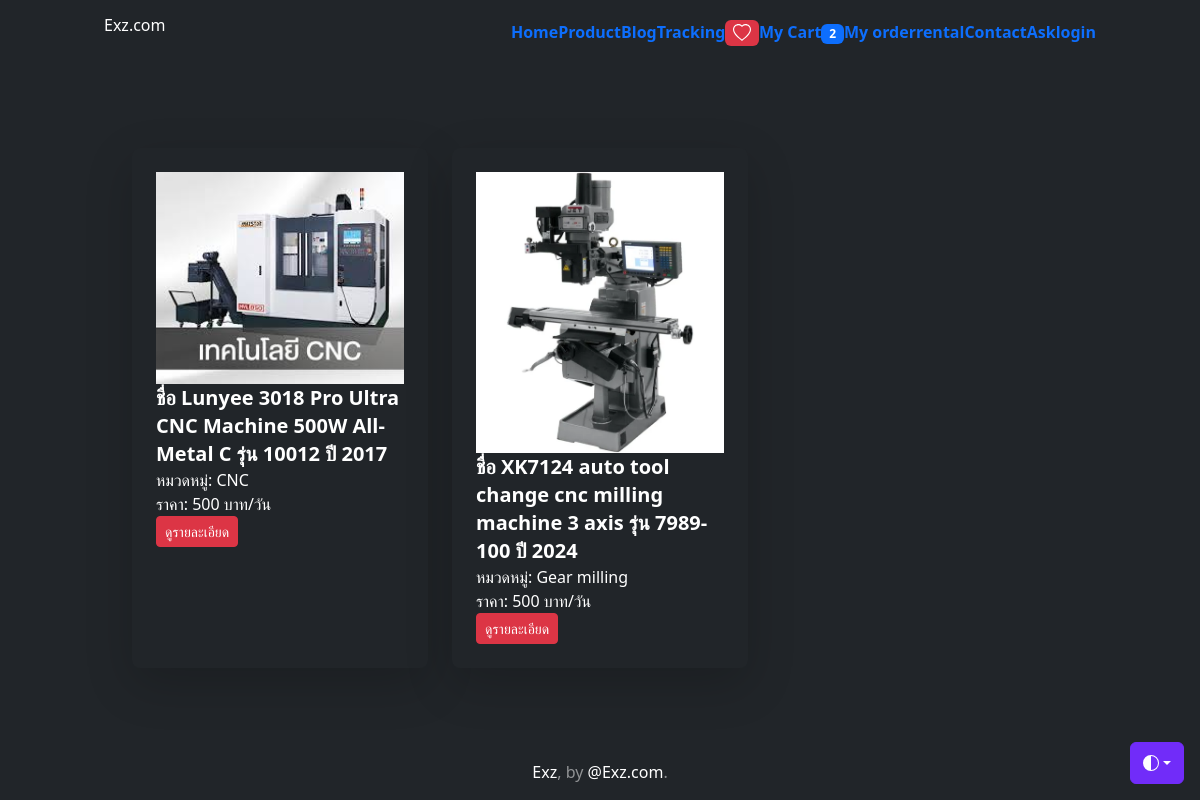
Page /mechines/ (signed in) on the committed database.
### myapp/models.py (models this page shows, shortened)
class Profile(models.Model):
    user = models.OneToOneField(User,on_delete=models.CASCADE)
    photo = models.ImageField(upload_to='profile_photo',null=True, blank=True)
    usertype = models.CharField(max_length=100,default='member')
    interested_in = models.CharField(max_length=100,null=True, blank=True)
    facebook = models.CharField(max_length=100,default='No Facebook')
    address = models.TextField(null=True, blank=True)
    tel = models.CharField(max_length=100,null=True,blank=True)
    cart_quantity = models.IntegerField(default=0)

class Machine(models.Model):
    MACHINE_TYPE =[
        ("cnc","CNC"),
        ("lathe","Lathe"),
        ("milling","Milling"),
        ("gear milling","Gear milling"),
    ]
    name = models.CharField(max_length=50)
    model = models.CharField(max_length=50)
    year = models.CharField(max_length=4)
    machine_type = models.CharField(max_length=100, choices=MACHINE_TYPE, default="CNC")
    images = models.ImageField(upload_to="machines", null=True, blank=True)
    price_per_day = models.IntegerField(default=0)
    price_discount = models.IntegerField(default=0, null=True, blank=True)
    earnest_money = models.IntegerField(default=1000, null=True, blank=True)
    available = models.BooleanField(default=True)

### myapp/views.py (the view)
# urls.py: path('mechines/',AllMachine, name='all-machine-page'),
def AllMachine(request):
    machines = Machine.objects.filter(available=True)
    context = {"machines": machines}
    return render(request, "myapp/machines.html", context)

### myapp/templates/myapp/machines.html (shortened to what this page needs)
{% extends 'myapp/base.html' %}
{% block content %}
    <div class="container mx-auto text-left">
        <div class="grid grid-cols-1 md:grid-cols-3 gap-4">
           {% for machine in machines %}
            <div class="bg-dark p-6 rounded-lg shadow-lg">
                {% if machine.images %}
                <img class="bd-placeholder-img card-img-top" width="100%" height="225" style="object-fit: cover;" src="{{ machine.images.url }}"></img>
                {% else %}
                <p>ไม่มีรูป</p>
                {% endif %}
                <h2 class="text-xl font-bold">ชื่อ {{ machine.name }} รุ่น {{ machine.model }} ปี {{ machine.year }}</h2>
                <p>หมวดหมู่: {{ machine.get_machine_type_display }}</p>
                <p>ราคา: {{ machine.price_per_day }} บาท/วัน</p>
                <a href="{% url 'machine-detail-page' machine.id %}" class="btn btn-danger btn-sm">ดูรายละเอียด</a>
            </div>
            {% endfor %}
        </div>
    </div>
{% endblock content %}

### myapp/templates/myapp/base.html (shortened to what this page needs)
<!doctype html>
<html lang="en" class="h-100" data-bs-theme="auto">
  <head><script src="https://getbootstrap.com/docs/5.3/assets/js/color-modes.js"></script>
    <link rel="stylesheet" href="https://cdn.jsdelivr.net/npm/@docsearch/css@3">
<link href="https://getbootstrap.com/docs/5.3/dist/css/bootstrap.min.css" rel="stylesheet">
    <link href="https://cdn.jsdelivr.net/npm/tailwindcss@2.2.19/dist/tailwind.min.css" rel="stylesheet">
    <link href="https://getbootstrap.com/docs/5.3/examples/cover/cover.css" rel="stylesheet">
  </head>
  <body class="d-flex h-100 text-center text-bg-dark">
    <div class="dropdown position-fixed bottom-0 end-0 mb-3 me-3 bd-mode-toggle">
      <button class="btn btn-bd-primary py-2 dropdown-toggle d-flex align-items-center"
              id="bd-theme"
              type="button"
              aria-expanded="false"
              data-bs-toggle="dropdown"
              aria-label="Toggle theme (auto)">
        <svg class="bi my-1 theme-icon-active" width="1em" height="1em"><use href="#circle-half"></use></svg>
      </button>
    </div>
<div class="container d-flex w-100 h-100 p-3 mx-auto flex-column">
  <header class="mb-auto">
    <div>
      <h1 class="float-md-start mb-0">Exz.com</h1>
      <nav class="nav nav-masthead justify-content-center float-md-end">
        {% block menubar %}
        <a class="nav-link fw-bold py-1 px-0" aria-current="page" href="{% url 'home' %}">Home</a>
        <a class="nav-link fw-bold py-1 px-0" href="{% url 'all-product' %}">Product</a>
        <a class="nav-link fw-bold py-1 px-0" href="{% url 'post' %}">Blog</a>
        <a class="nav-link fw-bold py-1 px-0" href="{% url 'tracking' %}">Tracking</a>
        {% if user.is_authenticated and user.profile.usertype == 'member' %}
        <a class="nav-link fw-bold py-1 px-0" href="{% url 'wishlist-page' %}"><span class="badge bg-danger">
          </span>
        </a>
          <a class="nav-link fw-bold py-1 px-0" href="{% url 'my-cart' %}">My Cart<span class="badge bg-primary"><font color="white">{{user.profile.cart_quantity}}</font></span></a>
          <a class="nav-link fw-bold py-1 px-0" href="{% url 'cart-order-product' %}">My order</a>
          <a class="nav-link fw-bold py-1 px-0" href="{% url 'all-machine-page' %}">rental </a>
        {% endif %}
        <a class="nav-link fw-bold py-1 px-0" href="{% url 'contact' %}">Contact</a>
        <a class="nav-link fw-bold py-1 px-0" href="{% url 'ask' %}">Ask</a>
          <a class="nav-link fw-bold py-1 px-0" href="{% url 'login' %}">login</a>
        {% endblock menubar %}
      </nav>
    </div>
  </header>
  <main class="px-3 container d-flex w-100 mx-auto flex-column">
    {% block content %}{% endblock content %}
  </main>
  <footer class="mt-auto text-white-50">
    <p><a href="https://facebook.com/Exz" class="text-white">Exz</a>, by <a href="https://x.com/UncleEngineer" class="text-white">@Exz.com</a>.</p>
  </footer>
</div>
    </body>
</html>

### myapp/templates/myapp/base.html (style rules this page uses)
.bd-placeholder-img { font-size: 1.125rem; text-anchor: middle; -webkit-user-select: none; -moz-user-select: none; user-select: none; }
.bi { vertical-align: -.125em; fill: currentColor; }
.btn-bd-primary { --bd-violet-bg: #712cf9; --bd-violet-rgb: 112.520718, 44.062154, 249.437846; --bs-btn-font-weight: 600; --bs-btn-color: var(--bs-white); --bs-btn-bg: var(--bd-violet-bg); --bs-btn-border-color: var(--bd-violet-bg); --bs-btn-hover-color: var(--bs-white); --bs-btn-hover-bg: #6528e0; --bs-btn-hover-border-color: #6528e0; --bs-btn-focus-shadow-rgb: var(--bd-violet-rgb); --bs-btn-active-color: var(--bs-btn-hover-color); --bs-btn-active-bg: #5a23c8; --bs-btn-active-border-color: #5a23c8; }
.bd-mode-toggle { z-index: 1500; }

### rows in the picture
Machine: images (picture), name "Lunyee 3018 Pro Ultra CNC Machine 500W All-Metal C", model "10012", year "2017", machine_type "CNC", price_per_day "500"
Machine: images (picture), name "XK7124 auto tool change cnc milling machine 3 axis", model "7989-100", year "2024", machine_type "Gear milling", price_per_day "500"

### other values in the picture
{{ user.profile.cart_quantity }} "2"
